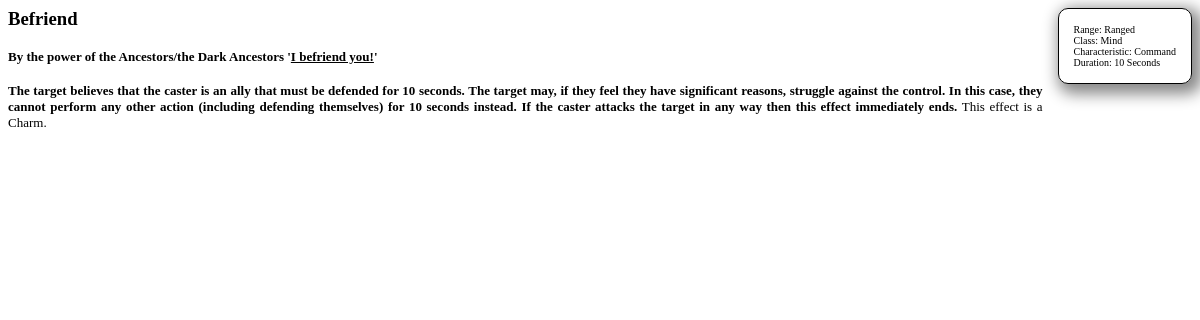
The app's page /inc/spdesc.php?id=1, older data.
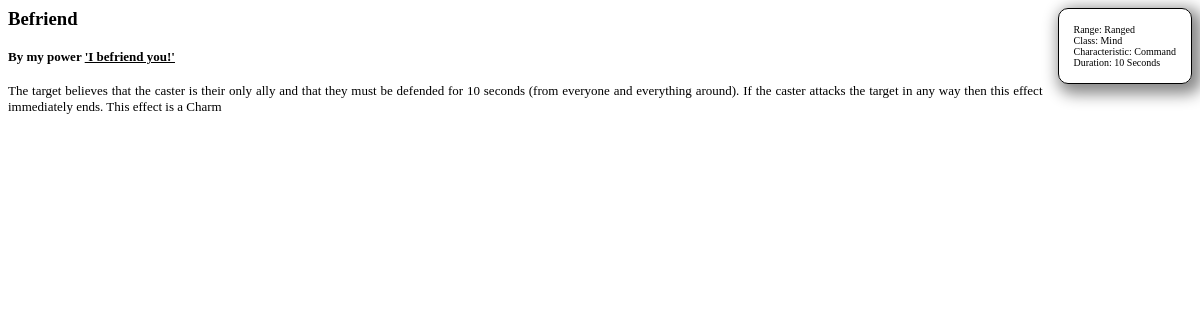
The same page, newer data.
### tables this page shows
CREATE TABLE "spell" ("id" INTEGER PRIMARY KEY  AUTOINCREMENT  NOT NULL  UNIQUE , "list" TEXT NOT NULL , "level" INTEGER, "name" TEXT, "type" TEXT, "desc" TEXT, "cast" TEXT, "update" BOOL);

### inc/spdesc.php (the view, shortened to what this page needs)
<?php
$db = new OSdb();
$list = $db->query("SELECT * FROM spell WHERE id='" . $_GET['id'] . "' ");
$row=$list->fetchArray(SQLITE3_ASSOC);
?>
<head><title><?php echo $row['name'] ?> </title></head><body>
<div style="position:static; float:right; padding:15px; margin-left:15px; margin-bottom:15px; border:1px solid black; border-radius:10px; box-shadow: 5px 5px 15px 5px #888888; font-size:x-small;">
<?php
$type = explode(",",$row['type']);
foreach ($type as $val) {
	if ($val == "rng"){ $val = "Range: Ranged"; }
	if ($val == "mnd"){ $val = "Class: Mind"; }
	if ($val == "cmd"){ $val = "Characteristic: Command"; }
	if ($val == "10s"){ $val = "Duration: 10 Seconds"; }
	echo $val . "<br>";
}
 ?>
</div>
<?php
echo "<h3 style=\"margin-top:0px;\">" . $row['name'] ."</h3>";
echo "<div style=\"margin-top:0px; font-size:small; font-weight:bold;\">" . $row['cast'] . "</div><br/>";
echo "<div style=\"text-align:justify;font-size:small;\">" .$row['desc'] . "</div>";
?></div>

Row changes from the older to the newer data that the page shows:
changed spell "Befriend": cast "By the power of the Ancestors/the Dark Ancestors ' I befriend you! '" → "By my power 'I befriend you!'"; desc "…that the caster is an ally that must be defended for 10 seconds. The target may, if they feel they have significant reasons, struggle against the control. In this case, they cannot perform any other action (including defending themselves) for 10 seconds instead. If the caster attacks the target in any way then this effect immediately ends. This effect is a Charm." → "…that the caster is their only ally and that they must be defended for 10 seconds (from everyone and everything around). If the caster attacks the target in any way then this effect immediately ends. This effect is a Charm"
